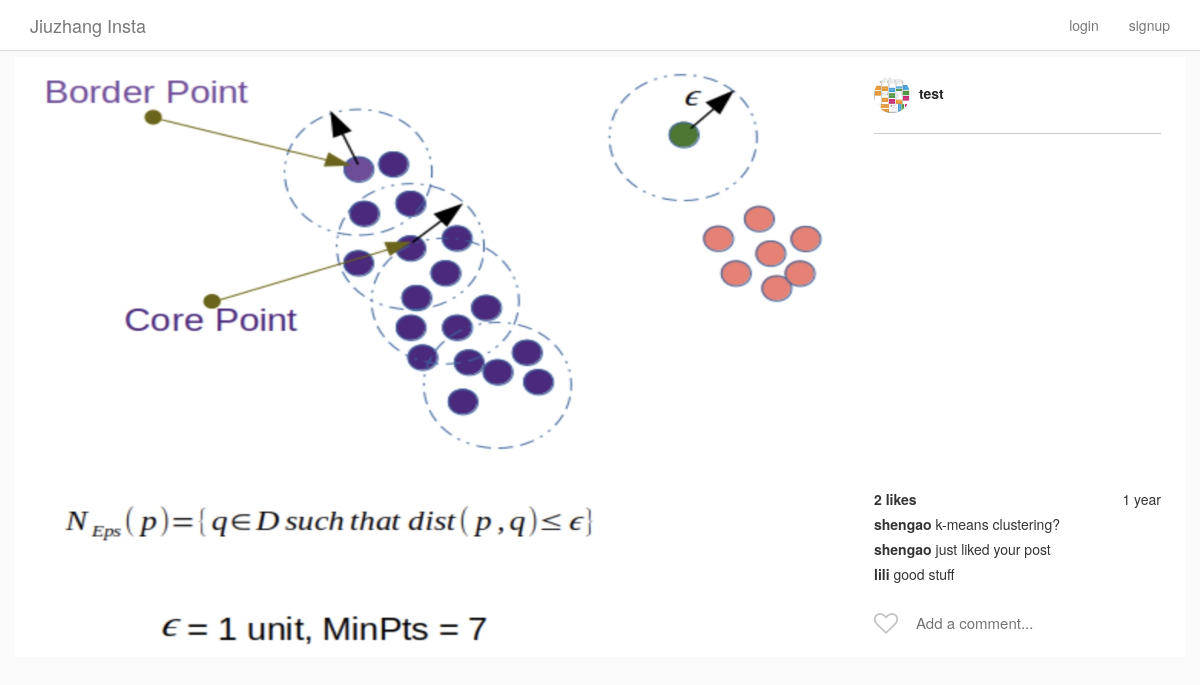
Page /insta/posts/2/ on the committed database.
### Insta/models.py (models this page shows, shortened)
class Post(models.Model):
    author = models.ForeignKey(InstaUser, on_delete=models.CASCADE, related_name='my_posts')
    title = models.TextField(blank=True, null=True) # title can be blank or null
    image = ProcessedImageField(
        upload_to = 'static/images/posts',
        format = 'JPEG',
        options = {'quality': 100},
        blank = True,
        null = True
    )
    posted_on = models.DateTimeField(
        auto_now_add=True,
        editable=False,
    )
    def get_like_count(self): # self.likes gets all likes in a post
        return self.likes.count()

class InstaUser(AbstractUser):
    profile_pic = ProcessedImageField(
        upload_to = 'static/images/profiles',
        format = 'JPEG',
        options = {'quality': 100},
        blank = True,
        null = True
    ) # need to specify AUTH_USER_MODEL in settings.py

class Comment(models.Model): # similar to Like object
    user = models.ForeignKey(
        InstaUser,
        on_delete = models.CASCADE,
        related_name = 'comments'
    )
    post = models.ForeignKey(
        Post,
        on_delete = models.CASCADE,  # delete like object when foreign key is deleted
        related_name = 'comments' # get all like instances related to given post
    )
    comment = models.CharField(max_length=100)
    posted_on = models.DateTimeField(auto_now_add=True, editable=False)

### Insta/views.py (the view)
# urls.py: path('posts/<int:pk>/', PostDetailView.as_view(), name='post_detail'),
class PostDetailView(DetailView):
    model = Post
    template_name = 'post_detail.html'

### Insta/templatetags/custom_tags.py (called while the page is built)
@register.simple_tag
def has_user_liked_post(post, user):
    try:
        like = Like.objects.get(post=post, user=user) # return all objects from Like class on condition
        return "fa-heart"
    except:
        return "fa-heart-o"

### templates/post_detail.html (shortened to what this page needs)
{% extends "base.html" %}
{% load custom_tags %}
{% block content %}
<div class="row single-post">
    <div class="single-post-card view-update {{ object.pk }}">
        <div class="header">
            <a href="{% url 'user_detail' object.author.pk %}">
                {% if object.author.profile_pic %}
                    <img class="picture-circle--medium" src="/{{object.author.profile_pic}}">
                {% endif %}
                {{ object.author.username }}
            </a>
        </div>
        <div class="image__wrapper">
            <img class="card__main-image" src="/{{object.image}}" width='1000', height='1000'>
        </div>
        <div class="comments-portion">
            <div class="likes-timestamp-row">
                <div class="likes">
                    {% if object.get_like_count %}
                        {{ object.get_like_count }} like{% if object.get_like_count > 1 %}s{% endif %}
                    {% endif %}
                </div>
                <div class="timestamp">
                    {{ object.posted_on|timesince }}
                </div>
            </div>
            <ul class="comment-list">
                {% for comment in object.comments.all %}
                <li class="comment-list__comment">
                    <a href="{% url 'user_detail' comment.user.pk %}" class="user">
                        {{ comment.user.username }}
                    </a>
                    <span class="comment">{{ comment.comment }}</span>
                </li>
                {% endfor %}
            </ul>
            <section class="input-row">
                <i class="fa {% has_user_liked_post object user %} submit-like" aria-hidden="true"></i>
                <div class="comment-input-wrapper">
                    <input class="add-comment" type="text" placeholder="Add a comment...">
                </div>
            </section>
        </div>
    </div>
</div>
{% endblock content %}

### static/css/style.css (style rules this page uses)
html { height: 100%; }
body { min-height: 100%; background-color: #fafafa; }
.picture-circle, .picture-circle--medium, .picture-circle--small { border-radius: 100%; width: 150px; height: 150px; }
.picture-circle--medium { width: 36px; height: 36px; }
.card__main-image { max-width: 100%; max-height: 600px; height: auto; margin: 0 auto; display: block; }
.comment-list { list-style: none; margin: 0; padding: 0; }
.comment-list__comment { margin-top: 5px; margin-bottom: 5px; }
.comment-list__comment .user { color: #333; font-weight: bold; }
.likes-timestamp-row { margin-top: 15px; }
.likes-timestamp-row > div { display: inline-block; }
.likes-timestamp-row .likes { font-weight: bold; }
.likes-timestamp-row .timestamp { float: right; }
.single-post-card { display: flex; align-items: stretch; box-sizing: border-box; flex-direction: column; flex-shrink: 0; padding-right: 335px; width: 100%; position: relative; background-color: #fff; }
.single-post-card .header, .single-post-card .comments-portion { display: flex; flex-shrink: 0; }
.single-post-card .header { border-bottom: 1px solid #ccc; padding: 20px 0; flex-direction: row; position: absolute; top: 0; right: 24px; width: 287px; display: flex; align-items: center; }
.single-post-card .header img { margin-right: 5px; }
.single-post-card .header a { color: #262626; font-weight: bold; }
.single-post-card .comments-portion { position: absolute; bottom: 0; right: 0; width: 335px; padding: 0 24px; flex-direction: column; }
.input-row { position: relative; display: flex; align-items: center; height: 68px; padding-left: 40px; }
.input-row .submit-like { cursor: pointer; position: absolute; top: 32%; left: 0; color: #C2C2C2; font-size: 24px; }
.input-row .comment-input-wrapper { display: inline-block; color: #262626; font-size: 15px; width: 100%; }
.input-row .comment-input-wrapper input { width: 100%; border: none; outline: none; }

### rows in the picture
Post: author.profile_pic (picture), author.username "test", image (picture), get_like_count "2", posted_on "1 year"
Comment: user.username "shengao", comment "k-means clustering?"
Comment: user.username "shengao", comment "just liked your post"
Comment: user.username "lili", comment "good stuff"
